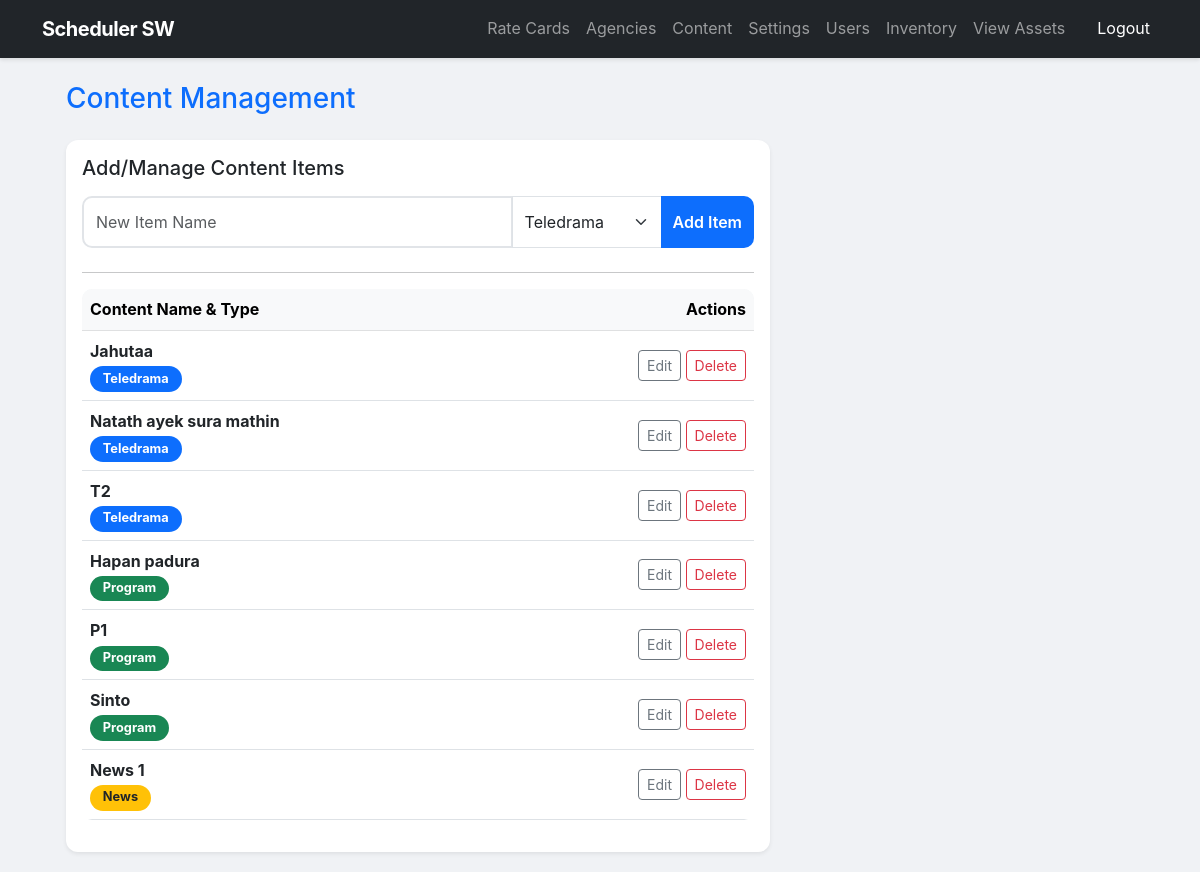
Before: /admin/episodes.php (signed in) with the older database file.
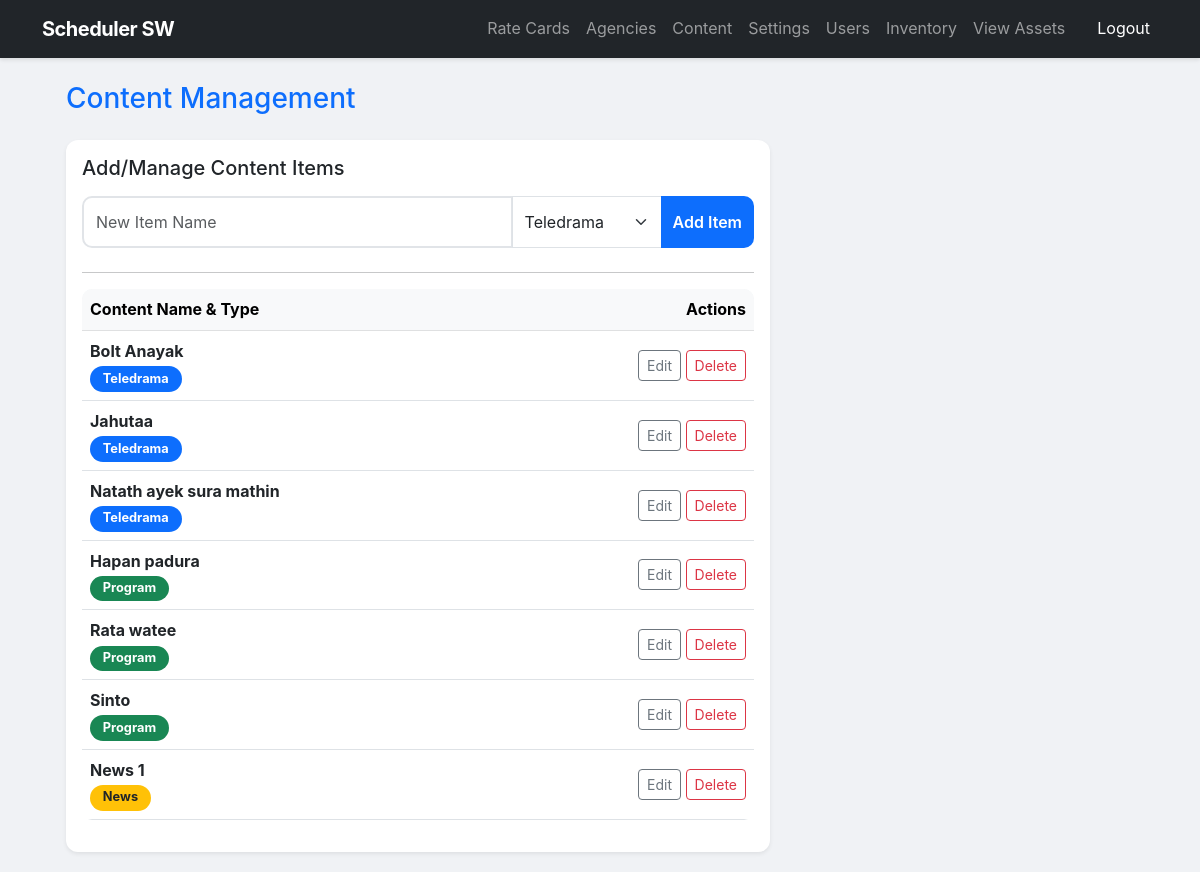
After: the same page with the newer database file.
### tables this page shows
CREATE TABLE `content_items` (
  `id` int(11) NOT NULL,
  `name` varchar(150) DEFAULT NULL,
  `type` enum('Teledrama','Program','News') DEFAULT NULL,
  `series_id` int(11) DEFAULT NULL,
  `episode_number` int(11) DEFAULT NULL
);

### admin/episodes.php (the view, shortened to what this page needs)
<?php
require_once '../config/config.php';
$items = $pdo->query("SELECT * FROM content_items ORDER BY type, name")->fetchAll();
function getTypeColor($type) {
    return ($type == 'News') ? 'bg-warning text-dark' : (($type == 'Teledrama') ? 'bg-primary' : 'bg-success');
}
?>
<?php include '../includes/header.php'; ?>
<div class="container-fluid px-4">
    <div class="row">
        <div class="col-lg-8">
            <h3 class="mb-4 text-primary">Content Management</h3>
            <div class="card shadow-sm border-0">
                <div class="card-body">
                    <h5 class="card-title text-dark mb-3">Add/Manage Content Items</h5>
                    <form method="POST" class="mb-4">
                        <div class="input-group">
                            <input type="text" name="name" class="form-control" placeholder="New Item Name" required>
                            <select name="type" class="form-select" style="max-width: 150px;">
                                <option value="Teledrama">Teledrama</option>
                            </select>
                            <button type="submit" name="add_content" class="btn btn-primary">Add Item</button>
                        </div>
                    </form>
                    <hr>
                    <div class="table-responsive">
                        <table class="table align-middle">
                            <thead class="table-light">
                                <tr>
                                    <th>Content Name & Type</th>
                                    <th class="text-end">Actions</th>
                                </tr>
                            </thead>
                            <tbody>
                                <?php foreach($items as $i): ?>
                                <tr>
                                    <td>
                                        <div id="view_c_<?php echo $i['id']; ?>">
                                            <strong><?php echo htmlspecialchars($i['name']); ?></strong><br>
                                            <span class="badge <?php echo getTypeColor($i['type']); ?>"><?php echo $i['type']; ?></span>
                                        </div>
                                    </td>
                                    <td class="text-end">
                                        <button class="btn btn-sm btn-outline-secondary" onclick="document.getElementById('view_c_<?php echo $i['id']; ?>').style.display='none'; document.getElementById('edit_c_<?php echo $i['id']; ?>').style.display='flex';">Edit</button>
                                        <form method="POST" onsubmit="return confirm('Delete this content item?');" class="d-inline">
                                            <button type="submit" name="delete_content" class="btn btn-sm btn-outline-danger">Delete</button>
                                        </form>
                                    </td>
                                </tr>
                                <?php endforeach; ?>
                            </tbody>
                        </table>
                    </div>
                </div>
            </div>
        </div>
    </div>
</div>
<?php include '../includes/footer.php'; ?>

Changed rows visible on the page:
removed content_items: name "T2", type "Teledrama"
removed content_items: name "P1", type "Program"
added content_items: name "Bolt Anayak", type "Teledrama"
added content_items: name "Rata watee", type "Program"
